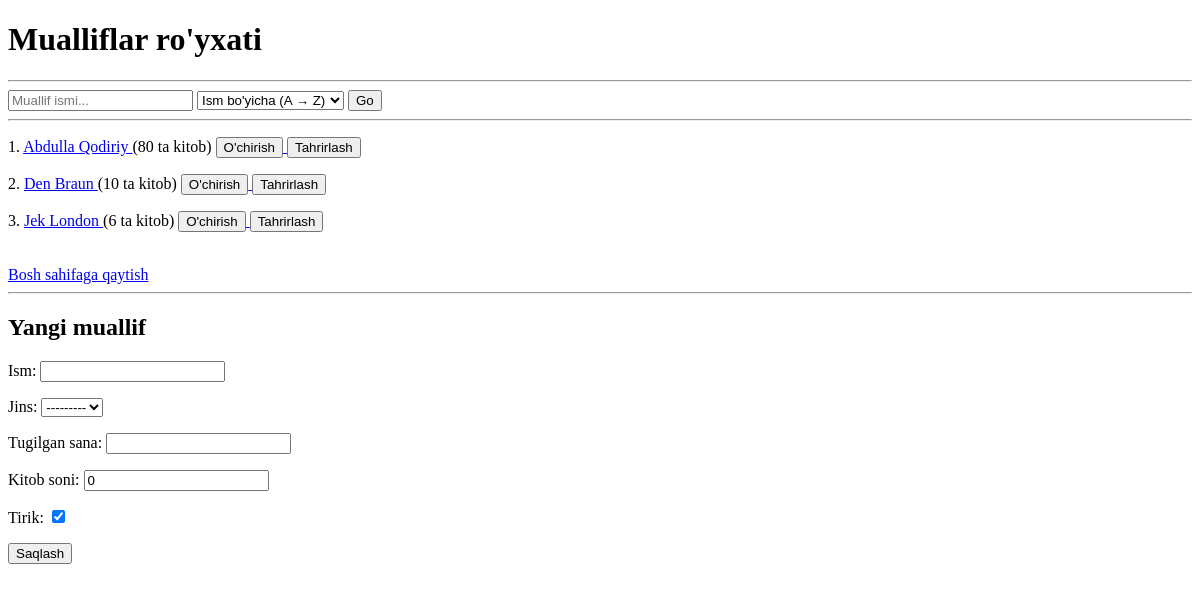
/mualliflar/, run on an earlier commit of the app's database.
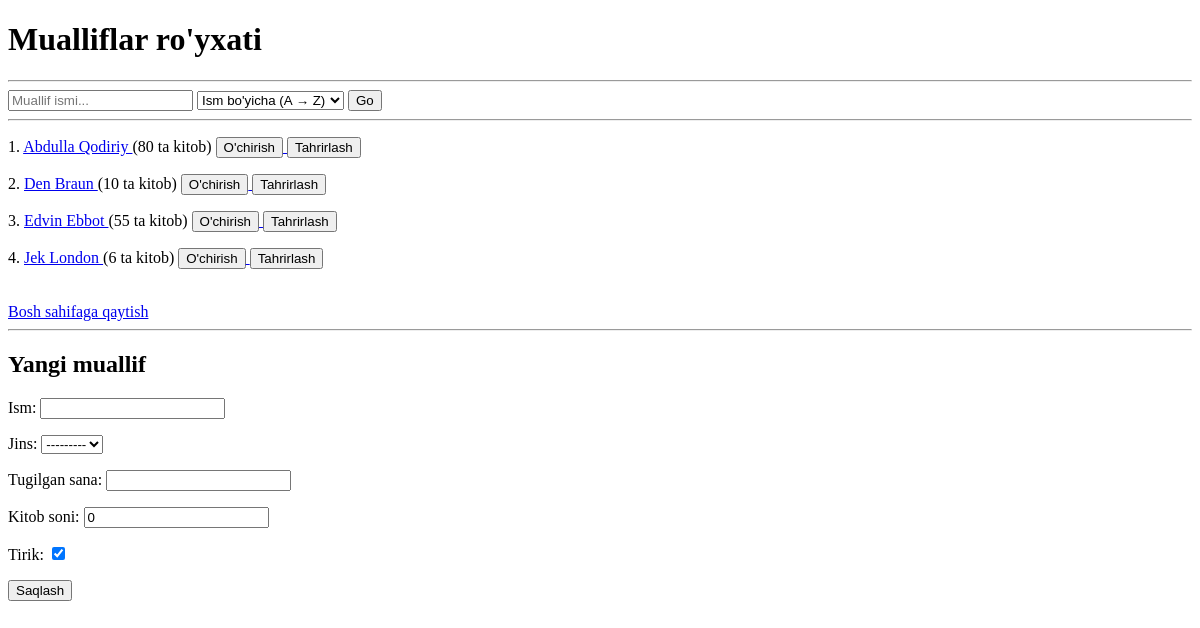
And on a later commit of the database.
### main/models.py (models this page shows, shortened)
class Muallif(models.Model):
    JINS_CHOICES = [
        ('Erkak', 'Erkak'),
        ('Ayol', 'Ayol')
    ]
    ism = models.CharField(max_length=200)
    jins = models.CharField(max_length=5, choices=JINS_CHOICES)
    tugilgan_sana = models.DateField()
    kitob_soni = models.PositiveIntegerField(default=0)
    tirik = models.BooleanField(default=True)

### main/views.py (the view)
# urls.py: path('mualliflar/', mualliflar_view, name='mualliflar'),
def mualliflar_view(request):
    q = request.GET.get('q', '')
    sort = request.GET.get('sort', 'ism')
    mualliflar = Muallif.objects.filter(ism__icontains=q).order_by(sort)
    form = MuallifForm()
    if request.method == 'POST':
        form = MuallifForm(request.POST)
        if form.is_valid():
            form.save()
            return redirect('mualliflar')
    context = {
        'mualliflar': mualliflar,
        'q': q,
        'sort': sort,
        'form': form
    }
    return render(request, 'mualliflar.html', context)

### main/forms.py
class MuallifForm(forms.ModelForm):
    class Meta:
        model = Muallif
        fields = '__all__'

### templates/mualliflar.html (shortened to what this page needs)
<!DOCTYPE html>
<html>
<head>
</head>
<body>
    <h1>Mualliflar ro'yxati</h1>
    <hr>
    <form method="get">
        <input type="text" name="q" placeholder="Muallif ismi..." {% if q %}value="{{ q }}"{% endif %}>
        <select name="sort">
            <option value="ism" {% if sort == 'ism' %}selected{% endif %}>Ism bo'yicha (A → Z)</option>
        </select>
        <button type="submit">Go</button>
    </form>
    <hr>
    {% for muallif in mualliflar %}
    <p>
        {{ forloop.counter }}.
        <a href="{% url 'muallif_detail' muallif.id %}">
            {{ muallif.ism }}
        </a>
        ({{ muallif.kitob_soni }} ta kitob)
        <a href="{% url 'muallif_delete_confirm' muallif.id %}">
            <button>O'chirish</button>
        </a>
        <a href="/mualliflar/{{ muallif.id }}/update">
            <button>Tahrirlash</button>
        </a>
    </p>
    {% empty %}
    <p>Mualliflar topilmadi.</p>
    {% endfor %}
    <br>
    <a href="{% url 'home' %}">Bosh sahifaga qaytish</a>
    <hr>
   <h2>Yangi muallif</h2>
<form method="POST">
   {{ form.as_p}}
    <button type="submit">Saqlash</button>
</form>
</body>
</html>

What changed in the data, as far as the page shows it:
added Muallif: ism "Edvin Ebbot", kitob_soni "55"
